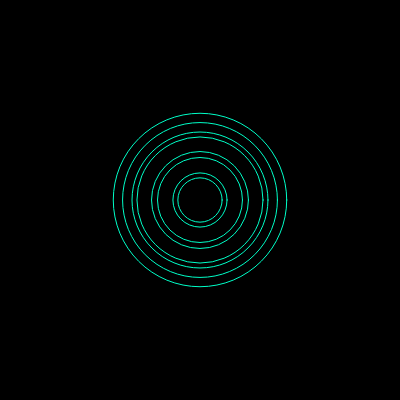
Frame 1 (no input)
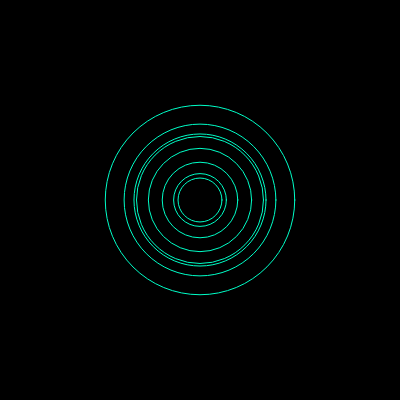
Frame 60 (no input)
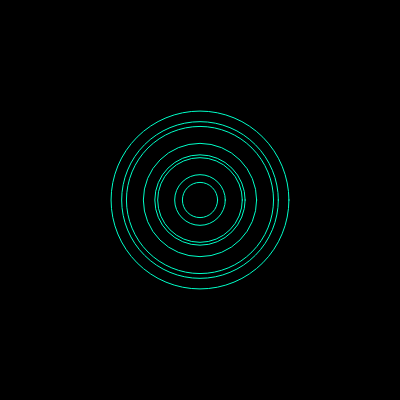
Frame 120 (the mouse pressed at the canvas centre since frame 60)

The p5.js sketch that drew these frames (run headless with seeded random() and noise() and a simulated clock; from frame 60 on, the mouse is pressed at the canvas centre):

// p5.js sketch
// ── sketch.js
function setup(){
  createCanvas(400,400);
}

function draw(){
  background(0);

  translate(width/2,height/2);

  noFill();

  for(let r=40;r<200;r+=20){
    stroke(0,255,200);
    ellipse(0,0,r + random(-10,10));
  }
}
